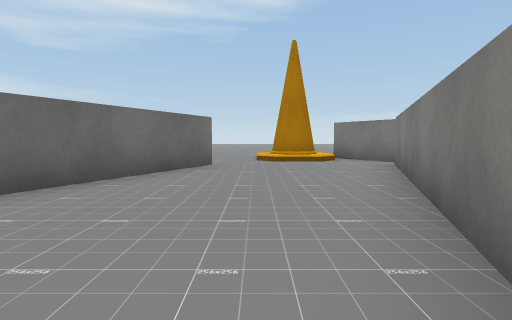
view 1 (above)

19 first-person views from a walk through a scene from a Unity 3-D project. The camera is 0.55 m above the floor, tilts 4° down and sees 80° across. The floor is counted in squares, 1 m on a side. Each view is taken from the middle of a square. On the plan, view 1 faces up. The plan holds only what a view shows up to about 9 squares ahead; the rest is blank. The place goes on beyond the plan. Some surface patterns are stand-ins.

view 2
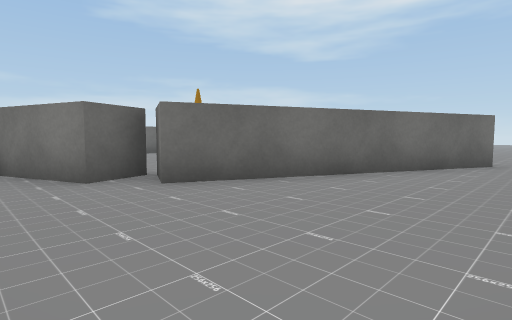

view 3
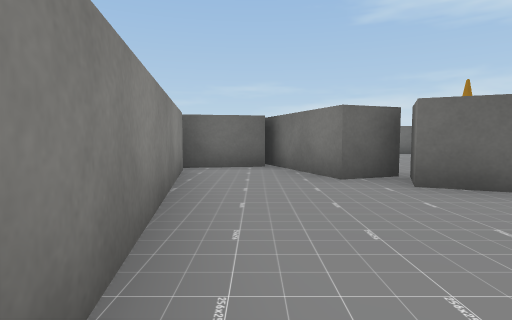

view 4
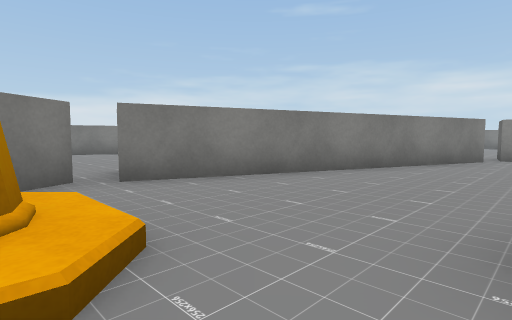

view 5
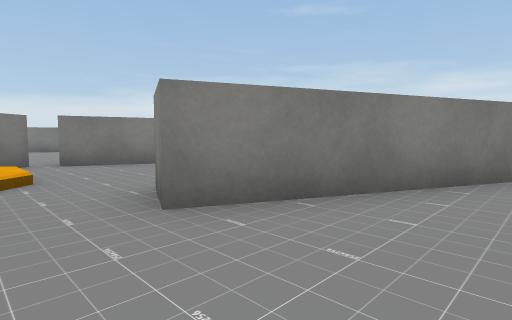

view 6
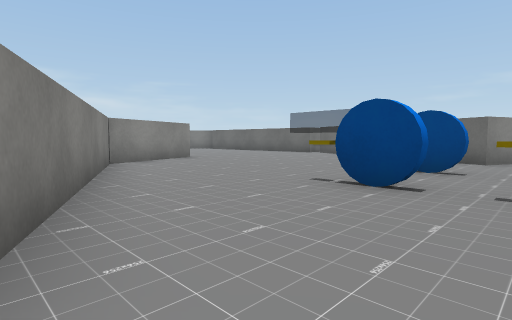

view 7
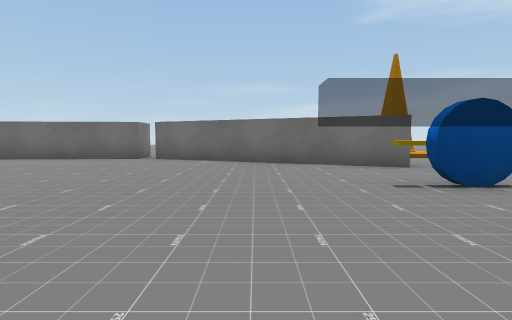

view 8
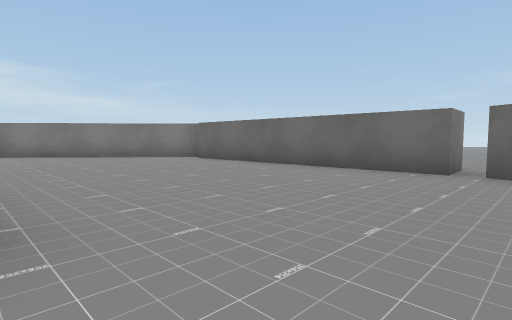

view 9
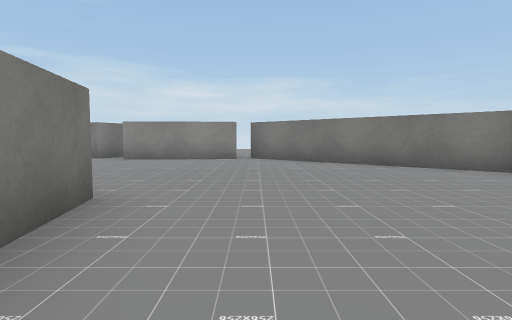

view 10
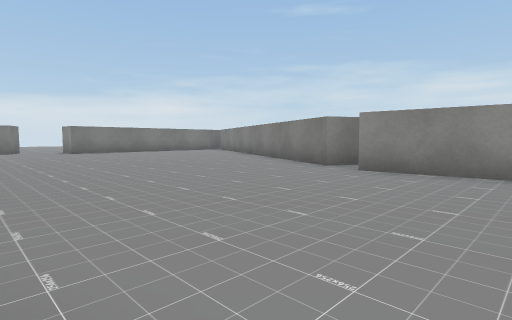

view 11
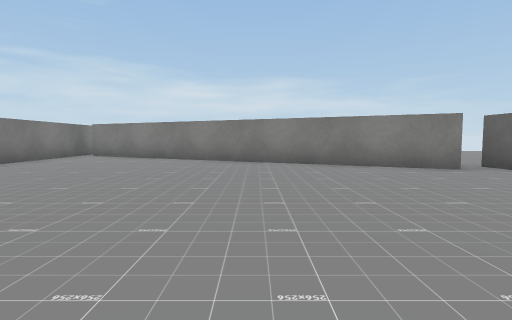

view 12
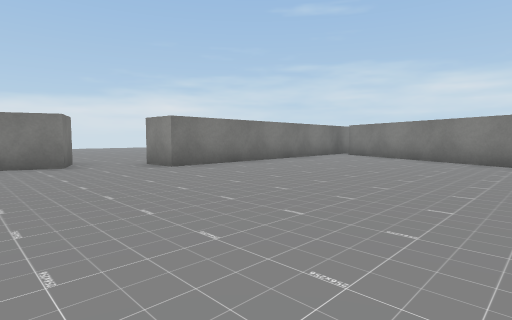

view 13
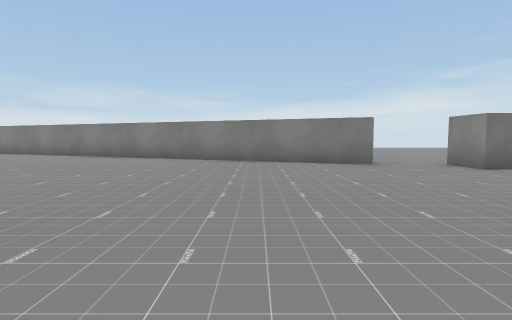

view 14
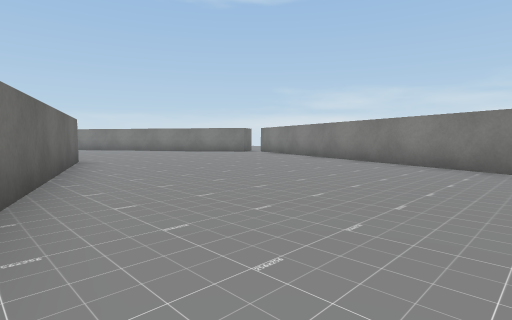

view 15
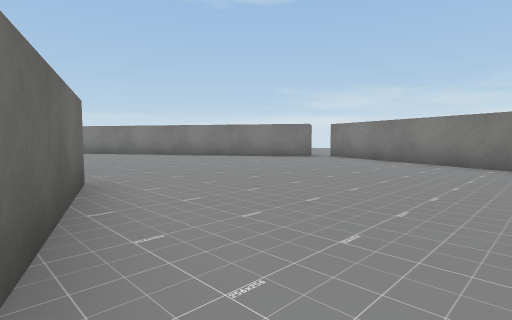

view 16
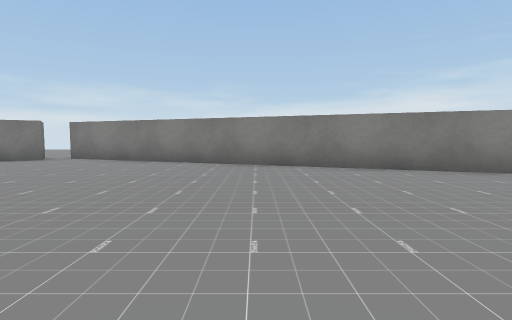

view 17
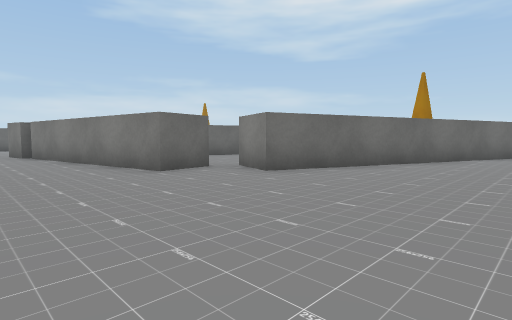

view 18
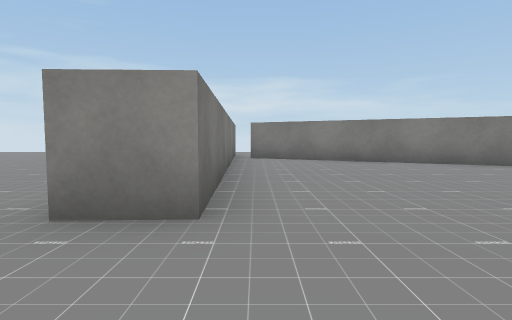

view 19
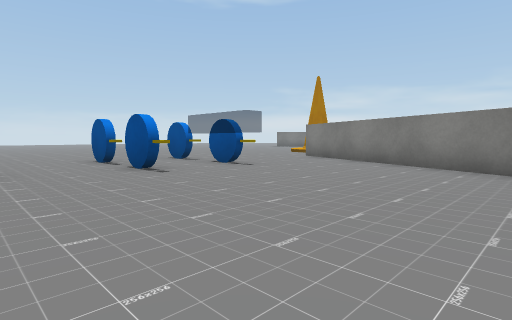

### Floor plan
Points are (right, up) in squares from view 1. A wall is a line through its corners. A room is listed if a view was taken in it or the views show most of it. See-through windows are left out.
Room 1 (views 1, 2, 3)
walls: (-0.9, 6.5) (-3.5, 0.8); (-4.5, 1.3) (-4.1, 0.2) (-6.7, -0.8); (0.3, -0.8) (3, 6.5); (-6, -0.8) (-5.5, -3.5); (-5.4, -2.3) (0, -1.4)
ways out: opening at (-1.5, 7.5) to room 2; opening at (3.5, 7.5) to room 2
objects: cone (1, 8) to (2, 8)
Room 2 (views 4, 5, 6, 7, 8, 9, 10, 11, 12, 13, 14, 15, 16, 17, 18, 19)
walls: (0, -1.4) (0.2, -2.5) (-5.2, -3.5); (-5.5, -3.5) (-6, -3.6); (-4.4, 1.2) (-1.8, 6.9) (-0.9, 6.5); (-6.9, 0.2) (-4.4, 1.1); (-4.5, -9.3) (-4.4, -10); (-4, -10.2) (-3.6, -9.4) (5.2, -13.7); (6.4, -5.5) (11.4, 7.1); (-7.6, -9.2) (-4.5, -9); (4.1, 6.1) (1.4, -1.2) (0.3, -0.8); (-12.2, -5.9) (-7.8, -9.6); (5.6, -13.3) (5.4, -7); (-13.3, 0.8) (-12.2, 0.8) (-12, -5.3); (-9.8, 6.9) (-12.3, 1.2); (11.8, 8.1) (10.7, 7.4) (10.3, 8.1)
ways out: opening at (-1.5, 7.5) to room 1; opening at (3.5, 7.5) to room 1; opening at (-10.5, 8); opening at (6.5, -6.5)
objects: other object (-7, 6) to (-5, 8)

Positions as (right, up) in squares from view 1, and headings:
1: (0, 0), facing up
2: (0, -1), facing up-left
3: (0, -1), facing left
4: (-1, 8), facing down-right
5: (-4, 8), facing down-right
6: (-2, 8), facing down-left
7: (-4, 4), facing left
8: (-7, 2), facing down-left
9: (-8, -1), facing down
10: (-7, -4), facing down-right
11: (0, -4), facing down
12: (0, -4), facing down-right
13: (0, -3), facing right
14: (2, -2), facing up-right
15: (3, 2), facing up-right
16: (3, 2), facing right
17: (5, -5), facing up-left
18: (5, -5), facing down
19: (-10, 1), facing up-right
